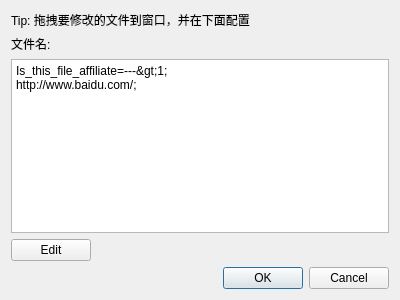
<?xml version="1.0" encoding="UTF-8"?>
<ui version="4.0">
 <class>BinaryFileEditDlg</class>
 <widget class="QDialog" name="BinaryFileEditDlg">
  <property name="geometry">
   <rect>
    <x>0</x>
    <y>0</y>
    <width>400</width>
    <height>300</height>
   </rect>
  </property>
  <property name="windowTitle">
   <string>Dialog</string>
  </property>
  <layout class="QVBoxLayout" name="verticalLayout">
   <item>
    <widget class="QLabel" name="label">
     <property name="text">
      <string>Tip: 拖拽要修改的文件到窗口，并在下面配置</string>
     </property>
    </widget>
   </item>
   <item>
    <widget class="QLabel" name="lblFileName">
     <property name="text">
      <string>文件名:</string>
     </property>
    </widget>
   </item>
   <item>
    <widget class="QPlainTextEdit" name="plainTextEdit">
     <property name="plainText">
      <string>Is_this_file_affiliate=---&gt;1;
&lt;Recommend value=&quot;---&gt;1;
&lt;Recommend_download_url_en value=&quot;---&gt;http://www.baidu.com/;</string>
     </property>
    </widget>
   </item>
   <item>
    <layout class="QHBoxLayout" name="horizontalLayout">
     <item>
      <widget class="QPushButton" name="btnEidt">
       <property name="text">
        <string>Edit</string>
       </property>
      </widget>
     </item>
     <item>
      <spacer name="horizontalSpacer">
       <property name="orientation">
        <enum>Qt::Horizontal</enum>
       </property>
       <property name="sizeHint" stdset="0">
        <size>
         <width>40</width>
         <height>20</height>
        </size>
       </property>
      </spacer>
     </item>
    </layout>
   </item>
   <item>
    <widget class="QDialogButtonBox" name="buttonBox">
     <property name="orientation">
      <enum>Qt::Horizontal</enum>
     </property>
     <property name="standardButtons">
      <set>QDialogButtonBox::Cancel|QDialogButtonBox::Ok</set>
     </property>
    </widget>
   </item>
  </layout>
 </widget>
 <resources/>
 <connections>
  <connection>
   <sender>buttonBox</sender>
   <signal>accepted()</signal>
   <receiver>BinaryFileEditDlg</receiver>
   <slot>accept()</slot>
   <hints>
    <hint type="sourcelabel">
     <x>248</x>
     <y>254</y>
    </hint>
    <hint type="destinationlabel">
     <x>157</x>
     <y>274</y>
    </hint>
   </hints>
  </connection>
  <connection>
   <sender>buttonBox</sender>
   <signal>rejected()</signal>
   <receiver>BinaryFileEditDlg</receiver>
   <slot>reject()</slot>
   <hints>
    <hint type="sourcelabel">
     <x>316</x>
     <y>260</y>
    </hint>
    <hint type="destinationlabel">
     <x>286</x>
     <y>274</y>
    </hint>
   </hints>
  </connection>
 </connections>
</ui>
